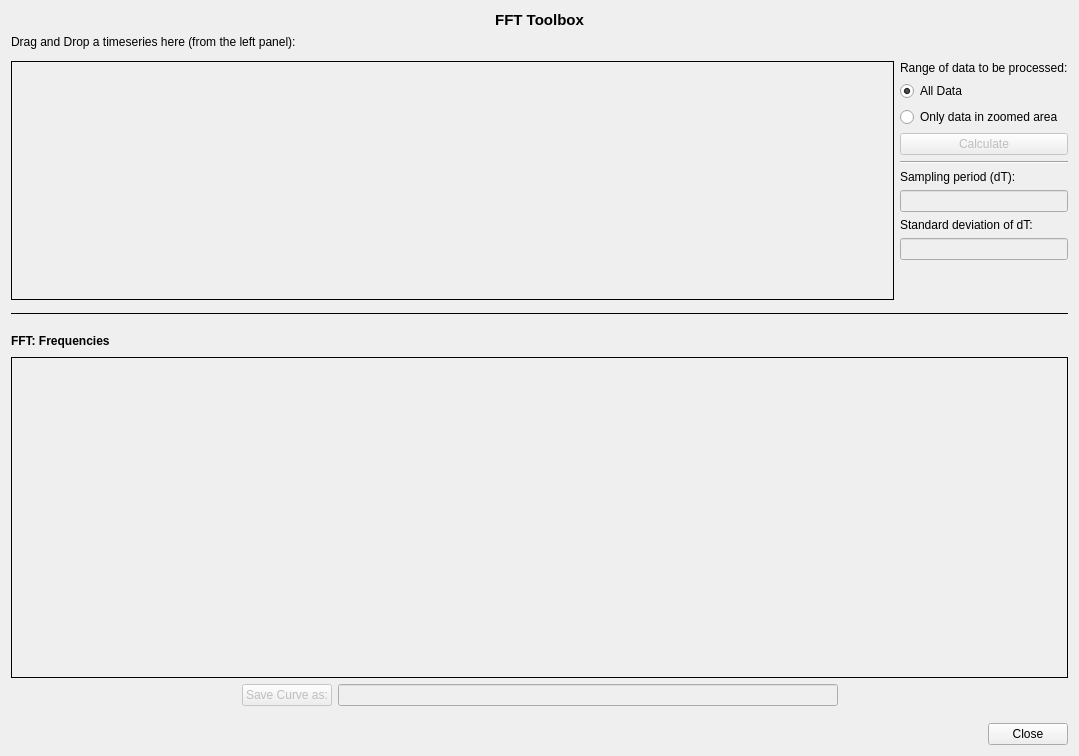
<?xml version="1.0" encoding="UTF-8"?>
<ui version="4.0">
 <class>toolbox_fft</class>
 <widget class="QWidget" name="toolbox_fft">
  <property name="geometry">
   <rect>
    <x>0</x>
    <y>0</y>
    <width>1079</width>
    <height>756</height>
   </rect>
  </property>
  <property name="windowTitle">
   <string>Form</string>
  </property>
  <layout class="QVBoxLayout" name="verticalLayout" stretch="0,0,0,0,0,1,0,0">
   <item>
    <widget class="QLabel" name="label_7">
     <property name="font">
      <font>
       <pointsize>11</pointsize>
       <weight>75</weight>
       <bold>true</bold>
      </font>
     </property>
     <property name="text">
      <string>FFT Toolbox</string>
     </property>
     <property name="alignment">
      <set>Qt::AlignCenter</set>
     </property>
    </widget>
   </item>
   <item>
    <widget class="QLabel" name="label">
     <property name="text">
      <string>Drag and Drop a timeseries here (from the left panel):</string>
     </property>
    </widget>
   </item>
   <item>
    <layout class="QHBoxLayout" name="horizontalLayout_2" stretch="1,0">
     <property name="topMargin">
      <number>6</number>
     </property>
     <property name="bottomMargin">
      <number>6</number>
     </property>
     <item>
      <widget class="QFrame" name="framePlotPreviewA">
       <property name="autoFillBackground">
        <bool>false</bool>
       </property>
       <property name="frameShape">
        <enum>QFrame::Box</enum>
       </property>
       <property name="frameShadow">
        <enum>QFrame::Plain</enum>
       </property>
      </widget>
     </item>
     <item>
      <layout class="QVBoxLayout" name="verticalLayout_2">
       <item>
        <widget class="QLabel" name="label_6">
         <property name="text">
          <string>Range of data to be processed:</string>
         </property>
        </widget>
       </item>
       <item>
        <widget class="QRadioButton" name="radioAll">
         <property name="text">
          <string>All Data</string>
         </property>
         <property name="checked">
          <bool>true</bool>
         </property>
        </widget>
       </item>
       <item>
        <widget class="QRadioButton" name="radioZoomed">
         <property name="text">
          <string>Only data in zoomed area</string>
         </property>
        </widget>
       </item>
       <item>
        <widget class="QPushButton" name="pushButtonCalculate">
         <property name="enabled">
          <bool>false</bool>
         </property>
         <property name="text">
          <string>Calculate</string>
         </property>
        </widget>
       </item>
       <item>
        <widget class="Line" name="line_2">
         <property name="orientation">
          <enum>Qt::Horizontal</enum>
         </property>
        </widget>
       </item>
       <item>
        <widget class="QLabel" name="label_4">
         <property name="text">
          <string>Sampling period (dT):</string>
         </property>
        </widget>
       </item>
       <item>
        <widget class="QLineEdit" name="lineEditDT">
         <property name="enabled">
          <bool>false</bool>
         </property>
         <property name="readOnly">
          <bool>true</bool>
         </property>
        </widget>
       </item>
       <item>
        <widget class="QLabel" name="label_5">
         <property name="text">
          <string>Standard deviation of dT:</string>
         </property>
        </widget>
       </item>
       <item>
        <widget class="QLineEdit" name="lineEditStdDev">
         <property name="enabled">
          <bool>false</bool>
         </property>
         <property name="readOnly">
          <bool>true</bool>
         </property>
        </widget>
       </item>
       <item>
        <spacer name="verticalSpacer">
         <property name="orientation">
          <enum>Qt::Vertical</enum>
         </property>
         <property name="sizeHint" stdset="0">
          <size>
           <width>20</width>
           <height>40</height>
          </size>
         </property>
        </spacer>
       </item>
      </layout>
     </item>
    </layout>
   </item>
   <item>
    <widget class="Line" name="line">
     <property name="frameShadow">
      <enum>QFrame::Plain</enum>
     </property>
     <property name="orientation">
      <enum>Qt::Horizontal</enum>
     </property>
    </widget>
   </item>
   <item>
    <layout class="QHBoxLayout" name="horizontalLayout_3">
     <property name="topMargin">
      <number>10</number>
     </property>
     <item>
      <widget class="QLabel" name="label_3">
       <property name="font">
        <font>
         <weight>75</weight>
         <bold>true</bold>
        </font>
       </property>
       <property name="frameShadow">
        <enum>QFrame::Raised</enum>
       </property>
       <property name="text">
        <string>FFT: Frequencies</string>
       </property>
      </widget>
     </item>
     <item>
      <spacer name="horizontalSpacer_3">
       <property name="orientation">
        <enum>Qt::Horizontal</enum>
       </property>
       <property name="sizeHint" stdset="0">
        <size>
         <width>40</width>
         <height>20</height>
        </size>
       </property>
      </spacer>
     </item>
    </layout>
   </item>
   <item>
    <widget class="QFrame" name="framePlotPreviewB">
     <property name="frameShape">
      <enum>QFrame::Box</enum>
     </property>
     <property name="frameShadow">
      <enum>QFrame::Plain</enum>
     </property>
    </widget>
   </item>
   <item>
    <layout class="QHBoxLayout" name="horizontalLayout">
     <property name="bottomMargin">
      <number>11</number>
     </property>
     <item>
      <spacer name="horizontalSpacer">
       <property name="orientation">
        <enum>Qt::Horizontal</enum>
       </property>
       <property name="sizeHint" stdset="0">
        <size>
         <width>40</width>
         <height>20</height>
        </size>
       </property>
      </spacer>
     </item>
     <item>
      <widget class="QPushButton" name="pushButtonSave">
       <property name="enabled">
        <bool>false</bool>
       </property>
       <property name="text">
        <string>Save Curve as:</string>
       </property>
      </widget>
     </item>
     <item>
      <widget class="QLineEdit" name="lineEditSaveName">
       <property name="enabled">
        <bool>false</bool>
       </property>
       <property name="minimumSize">
        <size>
         <width>500</width>
         <height>0</height>
        </size>
       </property>
      </widget>
     </item>
     <item>
      <spacer name="horizontalSpacer_2">
       <property name="orientation">
        <enum>Qt::Horizontal</enum>
       </property>
       <property name="sizeHint" stdset="0">
        <size>
         <width>40</width>
         <height>20</height>
        </size>
       </property>
      </spacer>
     </item>
    </layout>
   </item>
   <item>
    <widget class="QDialogButtonBox" name="buttonBox">
     <property name="standardButtons">
      <set>QDialogButtonBox::Close</set>
     </property>
    </widget>
   </item>
  </layout>
 </widget>
 <resources/>
 <connections/>
</ui>
